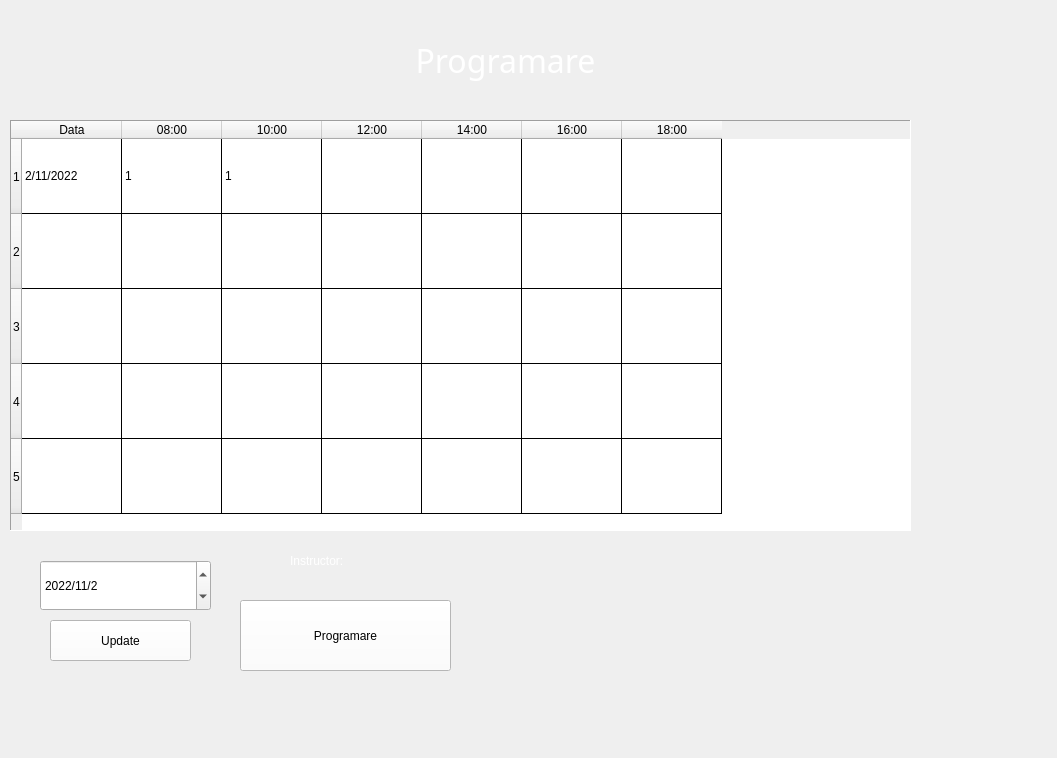
<?xml version="1.0" encoding="UTF-8"?>
<ui version="4.0">
 <class>MainWindow</class>
 <widget class="QMainWindow" name="MainWindow">
  <property name="geometry">
   <rect>
    <x>0</x>
    <y>0</y>
    <width>1057</width>
    <height>758</height>
   </rect>
  </property>
  <property name="windowTitle">
   <string>MainWindow</string>
  </property>
  <widget class="QWidget" name="centralwidget">
   <widget class="QTableWidget" name="programareTableWidget">
    <property name="geometry">
     <rect>
      <x>10</x>
      <y>120</y>
      <width>901</width>
      <height>411</height>
     </rect>
    </property>
    <property name="styleSheet">
     <string notr="true">font: 12pt &quot;MS Shell Dlg 2&quot;;
gridline-color: #000000; 
gridline-width: 40px;
</string>
    </property>
    <property name="frameShape">
     <enum>QFrame::Panel</enum>
    </property>
    <property name="lineWidth">
     <number>1</number>
    </property>
    <property name="editTriggers">
     <set>QAbstractItemView::NoEditTriggers</set>
    </property>
    <property name="iconSize">
     <size>
      <width>0</width>
      <height>50</height>
     </size>
    </property>
    <property name="gridStyle">
     <enum>Qt::SolidLine</enum>
    </property>
    <property name="sortingEnabled">
     <bool>true</bool>
    </property>
    <attribute name="verticalHeaderVisible">
     <bool>true</bool>
    </attribute>
    <attribute name="verticalHeaderDefaultSectionSize">
     <number>75</number>
    </attribute>
    <row>
     <property name="text">
      <string>1</string>
     </property>
    </row>
    <row>
     <property name="text">
      <string>2</string>
     </property>
    </row>
    <row>
     <property name="text">
      <string>3</string>
     </property>
    </row>
    <row>
     <property name="text">
      <string>4</string>
     </property>
    </row>
    <row>
     <property name="text">
      <string>5</string>
     </property>
    </row>
    <column>
     <property name="text">
      <string>Data</string>
     </property>
    </column>
    <column>
     <property name="text">
      <string>08:00</string>
     </property>
    </column>
    <column>
     <property name="text">
      <string>10:00</string>
     </property>
    </column>
    <column>
     <property name="text">
      <string>12:00</string>
     </property>
    </column>
    <column>
     <property name="text">
      <string>14:00</string>
     </property>
    </column>
    <column>
     <property name="text">
      <string>16:00</string>
     </property>
    </column>
    <column>
     <property name="text">
      <string>18:00</string>
     </property>
    </column>
    <item row="0" column="0">
     <property name="text">
      <string>2/11/2022</string>
     </property>
    </item>
    <item row="0" column="1">
     <property name="text">
      <string>1</string>
     </property>
     <property name="foreground">
      <brush brushstyle="NoBrush">
       <color alpha="255">
        <red>0</red>
        <green>0</green>
        <blue>0</blue>
       </color>
      </brush>
     </property>
    </item>
    <item row="0" column="2">
     <property name="text">
      <string>1</string>
     </property>
    </item>
    <item row="0" column="3">
     <property name="text">
      <string/>
     </property>
    </item>
    <item row="1" column="1">
     <property name="text">
      <string/>
     </property>
     <property name="background">
      <brush brushstyle="NoBrush">
       <color alpha="255">
        <red>0</red>
        <green>0</green>
        <blue>0</blue>
       </color>
      </brush>
     </property>
    </item>
   </widget>
   <widget class="QLabel" name="image_background">
    <property name="geometry">
     <rect>
      <x>-60</x>
      <y>-40</y>
      <width>1251</width>
      <height>901</height>
     </rect>
    </property>
    <property name="autoFillBackground">
     <bool>false</bool>
    </property>
    <property name="frameShape">
     <enum>QFrame::StyledPanel</enum>
    </property>
    <property name="frameShadow">
     <enum>QFrame::Raised</enum>
    </property>
    <property name="lineWidth">
     <number>2</number>
    </property>
    <property name="text">
     <string/>
    </property>
    <property name="pixmap">
     <pixmap>C:/Users/cojoc/Downloads/Image1.png</pixmap>
    </property>
   </widget>
   <widget class="QLabel" name="programare_label">
    <property name="geometry">
     <rect>
      <x>170</x>
      <y>10</y>
      <width>671</width>
      <height>101</height>
     </rect>
    </property>
    <property name="font">
     <font>
      <family>Arial Black</family>
      <pointsize>24</pointsize>
      <weight>10</weight>
      <italic>false</italic>
      <bold>false</bold>
     </font>
    </property>
    <property name="styleSheet">
     <string notr="true">color: rgb(255, 255, 255);
font: 87 24pt &quot;Arial Black&quot;;</string>
    </property>
    <property name="text">
     <string>Programare</string>
    </property>
    <property name="alignment">
     <set>Qt::AlignCenter</set>
    </property>
    <property name="wordWrap">
     <bool>true</bool>
    </property>
   </widget>
   <widget class="QPushButton" name="programare_button">
    <property name="geometry">
     <rect>
      <x>240</x>
      <y>600</y>
      <width>211</width>
      <height>71</height>
     </rect>
    </property>
    <property name="styleSheet">
     <string notr="true">background-color: rgb(255, 255, 255);
font: 16pt &quot;Arial&quot;;
</string>
    </property>
    <property name="text">
     <string>Programare</string>
    </property>
   </widget>
   <widget class="QPushButton" name="update_table_button">
    <property name="geometry">
     <rect>
      <x>50</x>
      <y>620</y>
      <width>141</width>
      <height>41</height>
     </rect>
    </property>
    <property name="styleSheet">
     <string notr="true">background-color: rgb(255, 255, 255);
font: 16pt &quot;Arial&quot;;
</string>
    </property>
    <property name="text">
     <string>Update</string>
    </property>
   </widget>
   <widget class="QDateEdit" name="dateEdit">
    <property name="geometry">
     <rect>
      <x>40</x>
      <y>560</y>
      <width>171</width>
      <height>51</height>
     </rect>
    </property>
    <property name="styleSheet">
     <string notr="true">font: 16pt &quot;Times New Roman&quot;;</string>
    </property>
    <property name="dateTime">
     <datetime>
      <hour>0</hour>
      <minute>0</minute>
      <second>0</second>
      <year>2022</year>
      <month>11</month>
      <day>2</day>
     </datetime>
    </property>
    <property name="displayFormat">
     <string>yyyy/M/d</string>
    </property>
   </widget>
   <widget class="QLabel" name="instructor_label">
    <property name="geometry">
     <rect>
      <x>290</x>
      <y>530</y>
      <width>131</width>
      <height>61</height>
     </rect>
    </property>
    <property name="styleSheet">
     <string notr="true">font: 16pt &quot;MS Shell Dlg 2&quot;;
color: rgb(255, 255, 255);
</string>
    </property>
    <property name="text">
     <string>Instructor: </string>
    </property>
   </widget>
   <widget class="QLabel" name="instructor_label_s">
    <property name="geometry">
     <rect>
      <x>430</x>
      <y>530</y>
      <width>311</width>
      <height>61</height>
     </rect>
    </property>
    <property name="styleSheet">
     <string notr="true">font: 16pt &quot;MS Shell Dlg 2&quot;;
color: rgb(255, 255, 255);
</string>
    </property>
    <property name="text">
     <string/>
    </property>
   </widget>
   <zorder>image_background</zorder>
   <zorder>programareTableWidget</zorder>
   <zorder>programare_label</zorder>
   <zorder>programare_button</zorder>
   <zorder>update_table_button</zorder>
   <zorder>dateEdit</zorder>
   <zorder>instructor_label</zorder>
   <zorder>instructor_label_s</zorder>
  </widget>
 </widget>
 <resources/>
 <connections/>
</ui>
